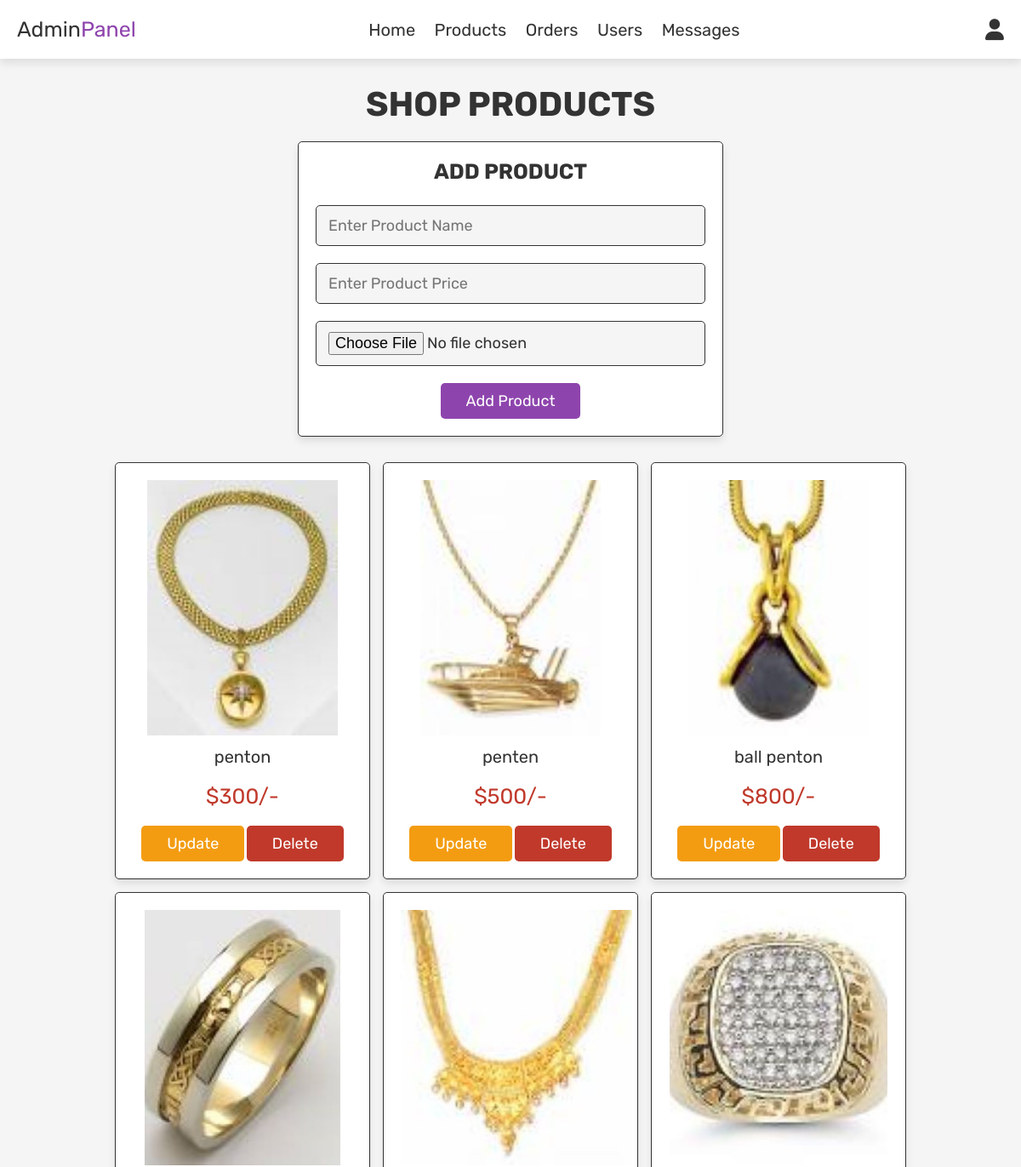
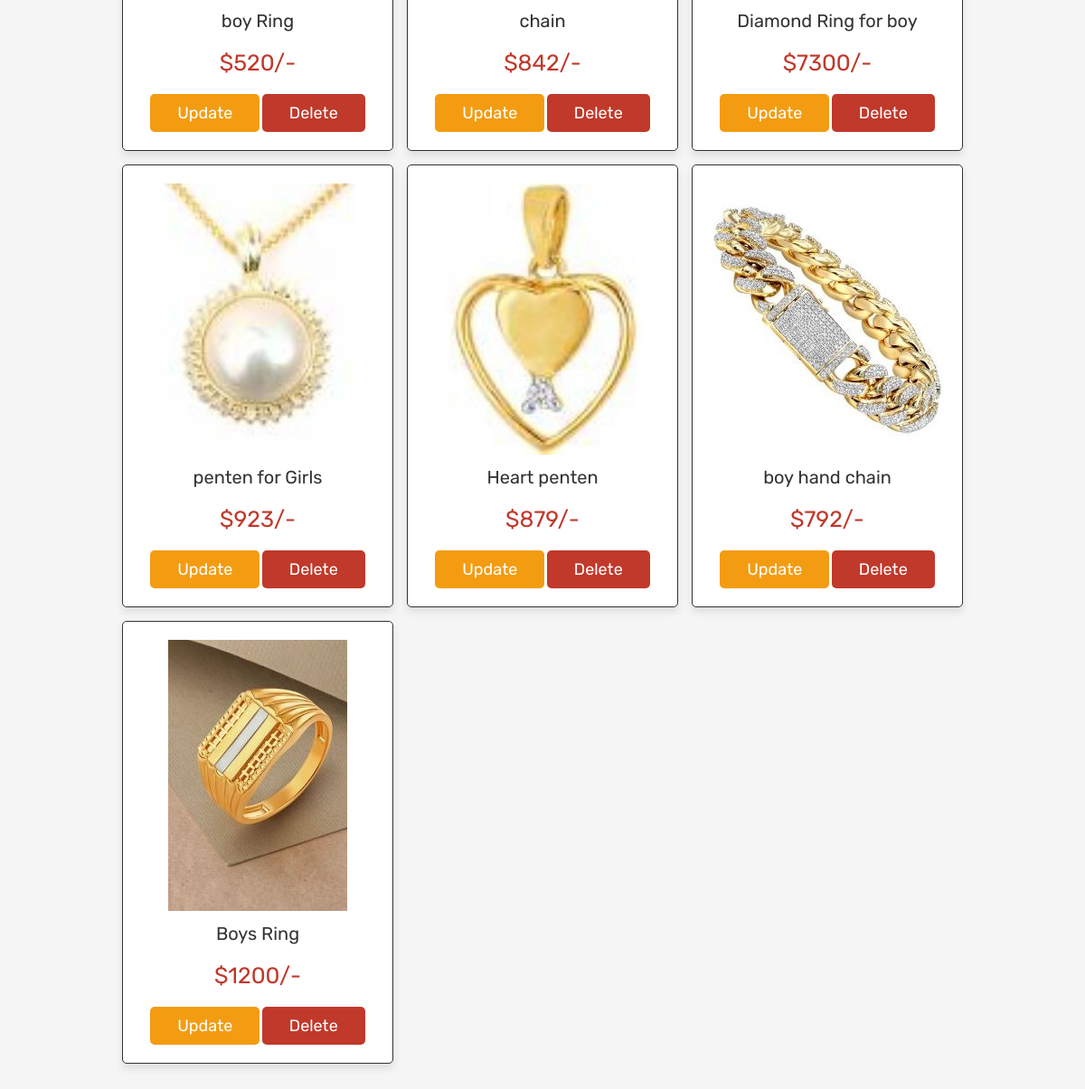
/admin_products.php (signed in), run on the app's committed database (2 pictures, top to bottom).
### tables this page shows
CREATE TABLE `products` (
  `id` int(100) NOT NULL,
  `name` varchar(100) NOT NULL,
  `price` int(100) NOT NULL,
  `image` varchar(100) NOT NULL
);

### admin_products.php (the view, shortened to what this page needs)
<?php
include 'config.php';
?>
<!DOCTYPE html>
<html lang="en">
<head>
   <link rel="stylesheet" href="https://cdnjs.cloudflare.com/ajax/libs/font-awesome/6.0.0/css/all.min.css">
   <link rel="stylesheet" href="css/admin_style.css">
</head>
<body>
<?php include 'admin_header.php'; ?>
<section class="add-products">
   <h1 class="title">Shop Products</h1>
   <form action="" method="post" enctype="multipart/form-data">
      <h3>Add Product</h3>
      <input type="text" name="name" class="box" placeholder="Enter Product Name" required>
      <input type="number" min="0" name="price" class="box" placeholder="Enter Product Price" required>
      <input type="file" name="image" accept="image/jpg, image/jpeg, image/png" class="box" required>
      <input type="submit" value="add product" name="add_product" class="btn">
   </form>
</section>
<section class="show-products">
   <div class="box-container">
      <?php
         $select_products = mysqli_query($conn, "SELECT * FROM `products`") or die('query failed');
         if(mysqli_num_rows($select_products) > 0){
            while($fetch_products = mysqli_fetch_assoc($select_products)){
      ?>
      <div class="box">
         <img src="uploaded_img/<?php echo $fetch_products['image']; ?>" alt="">
         <div class="name"><?php echo $fetch_products['name']; ?></div>
         <div class="price">$<?php echo $fetch_products['price']; ?>/-</div>
         <a href="admin_products.php?update=<?php echo $fetch_products['id']; ?>" class="option-btn">update</a>
         <a href="admin_products.php?delete=<?php echo $fetch_products['id']; ?>" class="delete-btn" onclick="return confirm('delete this product?');">delete</a>
      </div>
      <?php
         }
      }else{
         echo '<p class="empty">no products added yet!</p>';
      }
      ?>
   </div>
</section>
</body>
</html>

### admin_header.php (shortened to what this page needs)
<header class="header">
   <div class="flex">
      <a href="admin_page.php" class="logo">Admin<span>Panel</span></a>
      <nav class="navbar">
         <a href="admin_page.php">Home</a>
         <a href="admin_products.php">Products</a>
         <a href="admin_orders.php">Orders</a>
         <a href="admin_users.php">Users</a>
         <a href="admin_contacts.php">Messages</a>
      </nav>
      <div class="icons">
         <div id="user-btn" class="fas fa-user"></div>
      </div>
   </div>
</header>

### css/admin_style.css (style rules this page uses)
:root { --purple:#8e44ad; --red:#c0392b; --orange:#f39c12; --black:#333; --white:#fff; --light-color:#666; --light-white:#ccc; --light-bg:#f5f5f5; --border:.1rem solid var(--black); --box-shadow:0 .5rem 1rem rgba(0,0,0,.1); }
* { font-family: 'Rubik', sans-serif; margin:0; padding:0; box-sizing: border-box; outline: none; border:none; text-decoration: none; transition:all .2s linear; }
html { font-size: 62.5%; overflow-x: hidden; }
body { background-color: var(--light-bg); }
section { padding:3rem 2rem; }
.title { text-align: center; margin-bottom: 2rem; text-transform: uppercase; color:var(--black); font-size: 4rem; }
.btn, .option-btn, .delete-btn, .white-btn { display: inline-block; margin-top: 1rem; padding:1rem 3rem; cursor: pointer; color:var(--white); font-size: 1.8rem; border-radius: .5rem; text-transform: capitalize; }
.white-btn, .btn { background-color: var(--purple); }
.option-btn { background-color: var(--orange); }
.delete-btn { background-color: var(--red); }
.header { position: sticky; top:0; left:0; right:0; z-index: 1000; background-color: var(--white); box-shadow: var(--box-shadow); }
.header .flex { display: flex; align-items: center; padding:2rem; justify-content: space-between; position: relative; max-width: 1200px; margin:0 auto; }
.header .flex .logo { font-size: 2.5rem; color:var(--black); }
.header .flex .logo span { color:var(--purple); }
.header .flex .navbar a { margin:0 1rem; font-size: 2rem; color:var(--black); }
.header .flex .icons div { margin-left: 1.5rem; font-size: 2.5rem; cursor: pointer; color:var(--black); }
.add-products form { background-color: var(--white); border-radius: .5rem; padding:2rem; text-align: center; box-shadow: var(--box-shadow); border:var(--border); max-width: 50rem; margin:0 auto; }
.add-products form h3 { font-size: 2.5rem; text-transform: uppercase; color:var(--black); margin-bottom: 1.5rem; }
.add-products form .box { width: 100%; background-color: var(--light-bg); border-radius: .5rem; margin:1rem 0; padding:1.2rem 1.4rem; color:var(--black); font-size: 1.8rem; border:var(--border); }
.show-products .box-container { display: grid; grid-template-columns: repeat(auto-fit, 30rem); justify-content: center; gap:1.5rem; max-width: 1200px; margin:0 auto; align-items: flex-start; }
.show-products { padding-top: 0; }
.show-products .box-container .box { text-align: center; padding:2rem; border-radius: .5rem; border:var(--border); box-shadow: var(--box-shadow); background-color: var(--white); }
.show-products .box-container .box img { height: 30rem; }
.show-products .box-container .box .name { padding:1rem 0; font-size: 2rem; color:var(--black); }
.show-products .box-container .box .price { padding:1rem 0; font-size: 2.5rem; color:var(--red); }

### data on the page
products: image (picture), name "penton", price "300"
products: image (picture), name "penten", price "500"
products: image (picture), name "ball penton", price "800"
products: image (picture), name "boy Ring", price "520"
products: image (picture), name "chain", price "842"
products: image (picture), name "Diamond Ring for boy", price "7300"
products: image (picture), name "penten for Girls", price "923"
products: image (picture), name "Heart penten", price "879"
products: image (picture), name "boy hand chain", price "792"
products: image (picture), name "Boys Ring", price "1200"
